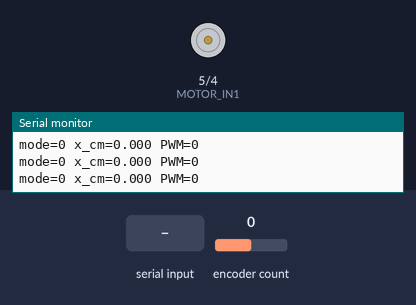
Recording of a sketch running on a simulated Arduino Uno, built with avr-gcc and run on an emulated ATmega328P. Shown: motor-driver pin pairs drawn as motors (green arrow = first pin HIGH = forward, orange = second pin HIGH = backward, longer = more drive, scaled by the enable pin), the last lines printed to the serial monitor. Inputs (shaded band) come from the test bench; at power-on: encoder count 0.

Above: at 1.2 s.
1.3 s: "a" received over Serial
3.2 s: encoder count set to 1
At 4.4 s:
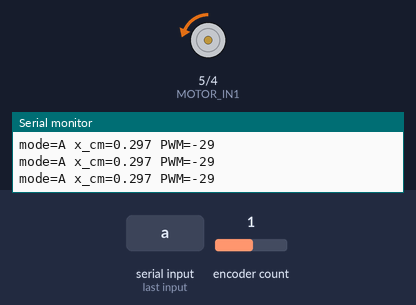
4.7 s: "A" received over Serial
6.2 s: encoder count set to 5
At 6.9 s:
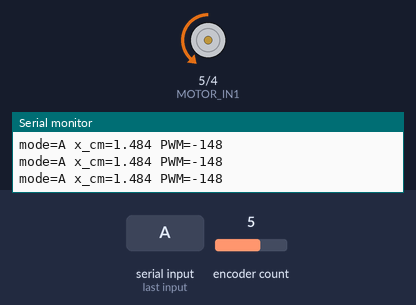
7.7 s: "1" received over Serial
At 8.5 s:
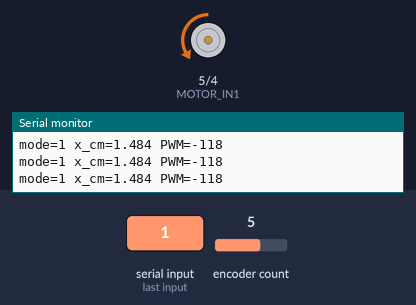
9.2 s: encoder count set to 9
At 10.1 s:
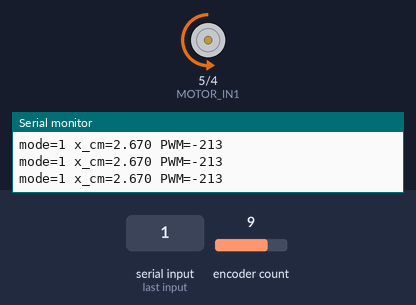
Timing chart, 0 to 11.7 s (numbered marks = the images above; inputs shaded):
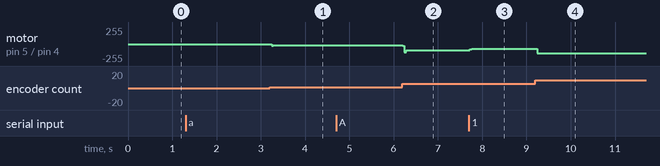

The sketch:

HapkitDemo.ino
```cpp
// (licence header left out)
#define ENCODER_OPTIMIZE_INTERRUPTS
#include <Encoder.h>

#if !defined(__AVR_ATmega328P__) || F_CPU != 16000000UL
#error "Use an Uno R3 / ATmega328P at 16 MHz for this Timer1 firmware."
#endif

const int MOTOR_IN1 = 5;
const int MOTOR_IN2 = 4;
const int MOTOR_PWM = 9;

Encoder encoder(3, 2);

const float COUNTS_PER_REV = 48.0;
const float HANDLE_RADIUS = 8.5;
const float MOTOR_RADIUS = 0.5;
const float SECTOR_RADIUS = 7.5;

const float FILTER_FREQUENCY = 20.0;
const unsigned long CONTROL_INTERVAL_US = 1000;

char mode = '0';

float position = 0;
float previousPosition = 0;
float velocity = 0;

int previousWallSide = 0;
float impactTime = 0;
float impactAmplitude = 0;

unsigned long lastControl = 0;
unsigned long lastPrint = 0;
int outputPWM = 0;

void setMotor(int command) {
  command = constrain(command, -400, 400);

  OCR1A = 0;

  if (command >= 0) {
    digitalWrite(MOTOR_IN1, HIGH);
    digitalWrite(MOTOR_IN2, LOW);
  } else {
    digitalWrite(MOTOR_IN1, LOW);
    digitalWrite(MOTOR_IN2, HIGH);
  }

  OCR1A = abs(command);
}

void resetState() {
  setMotor(0);
  outputPWM = 0;
  encoder.write(0);

  position = 0;
  previousPosition = 0;
  velocity = 0;

  previousWallSide = 0;
  impactTime = 0;
  impactAmplitude = 0;

  lastControl = micros();
}

void setup() {
  pinMode(MOTOR_IN1, OUTPUT);
  pinMode(MOTOR_IN2, OUTPUT);
  pinMode(MOTOR_PWM, OUTPUT);

  digitalWrite(MOTOR_IN1, LOW);
  digitalWrite(MOTOR_IN2, LOW);
  digitalWrite(MOTOR_PWM, LOW);

  // Timer1: phase/frequency-correct PWM at 20 kHz.
  // Pin 9 is required.
  TCCR1A = 0;
  TCCR1B = 0;
  TCNT1 = 0;
  ICR1 = 400;
  OCR1A = 0;
  TCCR1A = (1 << COM1A1);
  TCCR1B = (1 << WGM13) | (1 << CS10);

  Serial.begin(115200);
  resetState();

  Serial.println("Longhorn Hapkit ready");
  Serial.println("0: Stop/reset");
  Serial.println("1: Spring");
  Serial.println("2: Wall");
  Serial.println("3: Wall with damping");
  Serial.println("4: Damper");
  Serial.println("5: Nonlinear friction");
  Serial.println("6: Bump");
  Serial.println("7: Improved bump");
  Serial.println("8: Bump and valley");
  Serial.println("9: Two walls with impact");
  Serial.println("A: Damped centering spring");
}

void readCommands() {
  while (Serial.available() > 0) {
    char incoming = Serial.read();

    if (incoming == 'a') {
      incoming = 'A';
    }

    if ((incoming >= '0' && incoming <= '9') ||
        incoming == 'A') {
      setMotor(0);
      outputPWM = 0;
      mode = incoming;

      previousWallSide = 0;
      impactTime = 0;
      impactAmplitude = 0;

      if (mode == '0') {
        resetState();
      }
    }
  }
}

// Positive position is physically left on the demonstrated build.
float bumpForce(float x, float center, float halfWidth, float strength) {
  float distance = x - center;
  if (fabs(distance) >= halfWidth) return 0;
  return strength * sin(PI * distance / halfWidth);
}
float valleyForce(float x, float center, float halfWidth, float strength) {
  return -bumpForce(x, center, halfWidth, strength);
}

void updateHaptics(float dt) {
  long counts = encoder.read();

  float motorAngle =
      (counts / COUNTS_PER_REV) * 2.0 * PI;

  position =
      HANDLE_RADIUS * MOTOR_RADIUS *
      motorAngle / SECTOR_RADIUS;

  float filter =
      exp(-2.0 * PI * FILTER_FREQUENCY * dt);

  velocity =
      filter * velocity +
      (1.0 - filter) *
      (position - previousPosition) / dt;

  previousPosition = position;

  float command = 0;

  switch (mode) {
    case '0': {
      command = 0;
      break;
    }

    case '1': {
      const float stiffness = 80.0;
      command = -stiffness * position;
      break;
    }

    case '2': {
      const float wallPosition = 2.0;
      const float stiffness = 200.0;

      if (position > wallPosition) {
        command = -stiffness * (position - wallPosition);
      }
      break;
    }

    case '3': {
      const float wallPosition = 2.0;
      const float stiffness = 200.0;
      const float damping = 5.0;

      if (position > wallPosition) {
        command =
            -stiffness * (position - wallPosition)
            - damping * velocity;
      }
      break;
    }

    case '4': {
      const float damping = 8.0;
      command = -damping * velocity;
      break;
    }

    case '5': {
      command = -140.0 * constrain(velocity / 0.5, -1.0, 1.0);
      break;
    }

    case '6': {
      command = bumpForce(position, 1.5, 1.0, 220.0);
      break;
    }

    case '7': {
      float distance = position - 1.5;
      float magnitude = fabs(distance);
      if (magnitude < 1.0) {
        float rampIn = magnitude / 0.20;
        float rampOut = (1.0 - magnitude) / 0.25;
        float envelope = min(1.0f, min(rampIn, rampOut));
        command = (distance >= 0 ? 280.0 : -280.0) * envelope;
      }
      break;
    }

    case '8': {
      command = bumpForce(position, 1.5, 1.0, 250.0)
              + valleyForce(position, -1.5, 1.0, 250.0);
      if (fabs(position + 1.5) < 1.0) command -= 2.0 * velocity;
      break;
    }

    case '9': {
      int wallSide = 0;
      if (position > 2.0) wallSide = 1;
      if (position < -2.0) wallSide = -1;
      if (wallSide != 0) {
        if (wallSide != previousWallSide) {
          impactTime = 0;
          impactAmplitude = constrain(10.0 * fabs(velocity), 0.0, 80.0);
        }
        float penetration = fabs(position) - 2.0;
        float impact = impactAmplitude * exp(-30.0 * impactTime)
                     * sin(2.0 * PI * 60.0 * impactTime);
        command = -wallSide * 250.0 * penetration
                - 3.0 * velocity - wallSide * impact;
        impactTime += dt;
      } else {
        impactTime = 0;
        impactAmplitude = 0;
      }
      previousWallSide = wallSide;
      break;
    }

    case 'A': {
      // Custom damped centering spring, not the camp mass simulation.
      command = -100.0 * position - 2.0 * velocity;
      break;
    }

    default: {
      command = 0;
      break;
    }
  }

  outputPWM = (int)constrain(command, -400.0, 400.0);
  setMotor(outputPWM);
}

void loop() {
  readCommands();

  unsigned long now = micros();
  unsigned long elapsed = now - lastControl;

  if (elapsed >= CONTROL_INTERVAL_US) {
    lastControl = now;

    // Stop if a long pause interrupts control.
    if (elapsed > 20000UL) {
      mode = '0';
      resetState();
    } else {
      float dt = elapsed * 0.000001f;
      updateHaptics(dt);
    }
  }

  // Only print when enough buffer space is available.
  if (millis() - lastPrint >= 100 &&
      Serial.availableForWrite() >= 60) {
    lastPrint = millis();

    Serial.print("mode=");
    Serial.print(mode);
    Serial.print(" x_cm=");
    Serial.print(position, 3);
    Serial.print(" PWM=");
    Serial.println(outputPWM);
  }
}
```

Measured:
- after the input at 3.2 s, motor on pin 5 (MOTOR_IN1) / pin 4 (MOTOR_IN2): stopped → backward 18/255 at once
- after the input at 6.2 s, motor on pin 5 (MOTOR_IN1) / pin 4 (MOTOR_IN2): backward 18/255 → backward 93/255 at once
- after the input at 7.7 s, motor on pin 5 (MOTOR_IN1) / pin 4 (MOTOR_IN2): backward 93/255 → backward 74/255 at once
- after the input at 9.2 s, motor on pin 5 (MOTOR_IN1) / pin 4 (MOTOR_IN2): backward 74/255 → backward 135/255 at once
